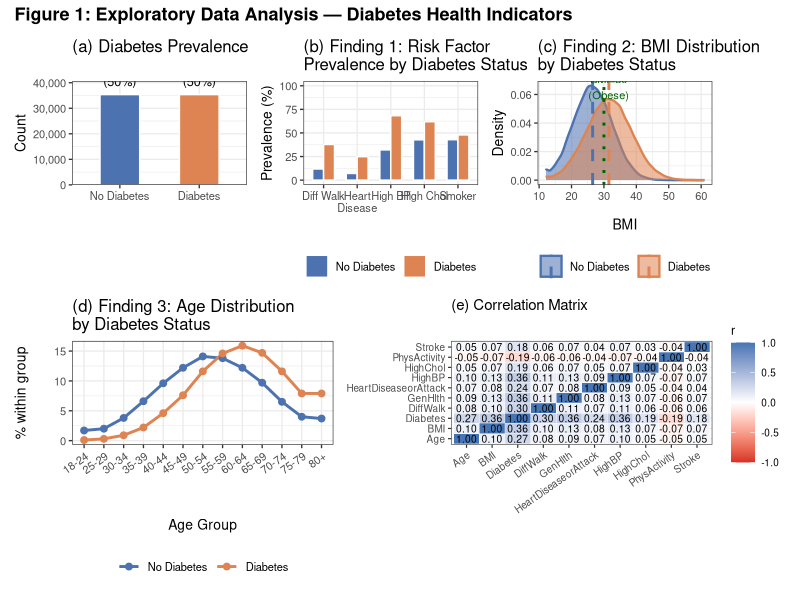
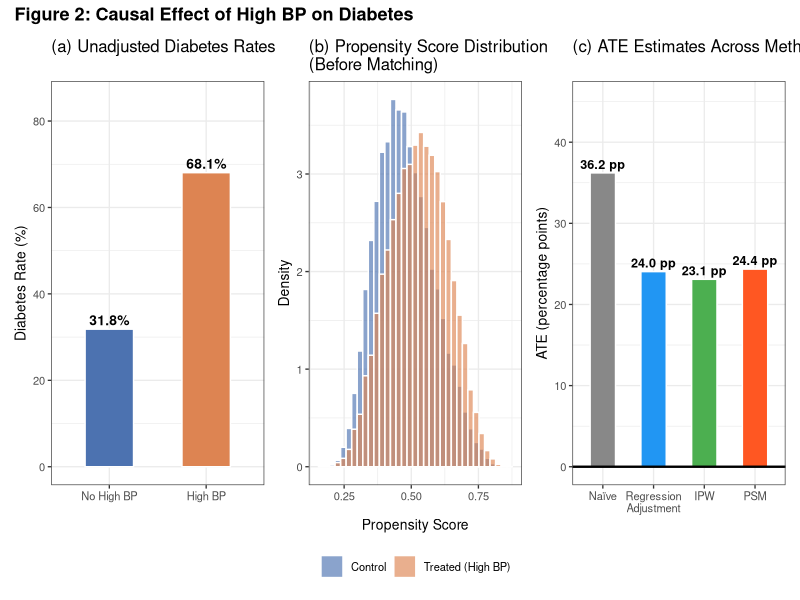
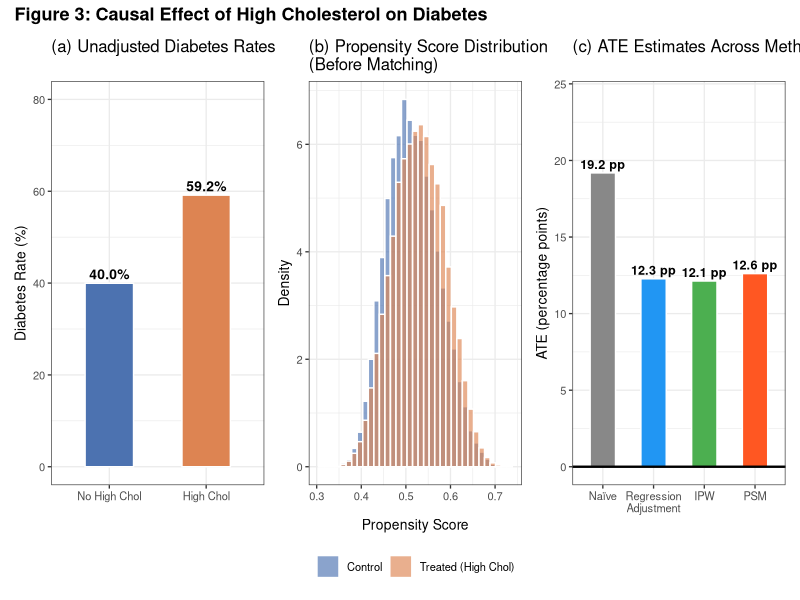
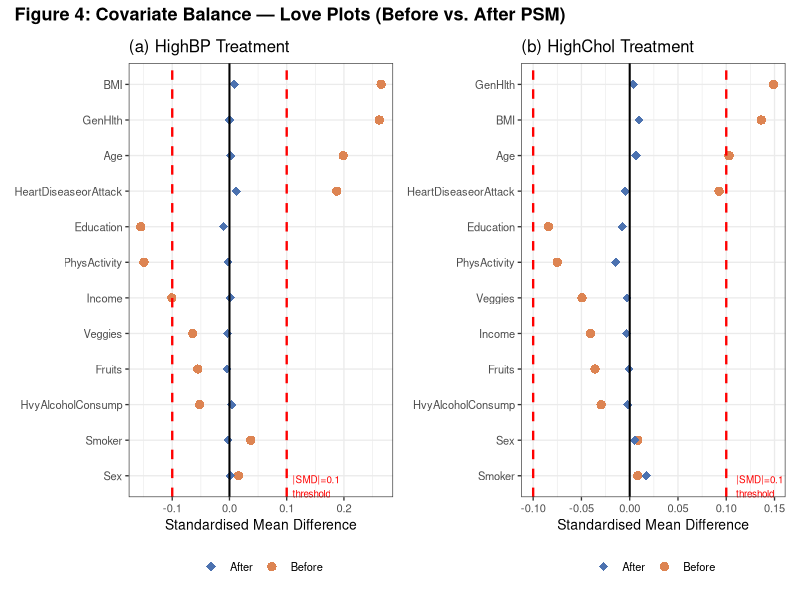

These charts were generated, in order, by the following R code:
# =============================================================================
# AN6105 Causal Inference — Graded Individual Assignment
# Part A: Causal Inference on Diabetes
# Dataset: CDC BRFSS 2015 Diabetes Health Indicators (diabetes_data.csv)
#          https://www.kaggle.com/datasets/prosperchuks/health-dataset/data
# =============================================================================
# Run in RStudio: Session > Set Working Directory > To Source File Location
# Then: Source (Ctrl+Shift+S) or run section by section

# ── 0. Setup ──────────────────────────────────────────────────────────────────
required_pkgs <- c("tidyverse", "ggplot2", "gridExtra", "patchwork",
                   "MatchIt", "scales", "MASS")
new_pkgs <- required_pkgs[!required_pkgs %in% installed.packages()[, "Package"]]
if (length(new_pkgs)) install.packages(new_pkgs)

library(tidyverse)
library(ggplot2)
library(gridExtra)
library(patchwork)
library(MatchIt)
library(scales)

set.seed(42)

# ── 1. Load data ──────────────────────────────────────────────────────────────
# Place diabetes_data.csv in the same folder as this script,
# or update the path below.
df <- read.csv("diabetes_data.csv")

cat("Raw column names detected:\n")
print(names(df))

# ── Normalise column names ────────────────────────────────────────────────────
# The Kaggle dataset may ship with different capitalisations or a
# 'Diabetes_binary' / 'Diabetes_012' target column depending on the file
# downloaded. This block maps every known variant to the expected names.

# (a) Standardise ALL names to Title-Case first
names(df) <- tools::toTitleCase(tolower(names(df)))

# (b) Common variant → canonical name mapping
col_aliases <- list(
  Diabetes           = c("Diabetes_Binary","Diabetes_012","Diabetesbinary",
                         "Diabetes012","Diabetestype"),
  Highbp             = c("High_Bp","Highbloodpressure","High_Blood_Pressure"),
  Highchol           = c("High_Chol","Highcholesterol","High_Cholesterol"),
  Cholcheck          = c("Chol_Check","Cholesterol_Check"),
  Physicallactivity  = c("Physactivity","Phys_Activity","Physical_Activity"),
  Hvyalcoholconsump  = c("Hvyalcohol","Heavy_Alcohol","Heavyalcohol"),
  Anyhealthcare      = c("Any_Healthcare","Anyhealthcoverage"),
  Nodocbccost        = c("Nodoc_Bc_Cost","No_Doc_Bc_Cost","Nodoccost"),
  Heartdiseaseorattack = c("Heart_Disease_Or_Attack","Heartdisease","Heartdiseaseattack"),
  Genhlth            = c("Gen_Hlth","General_Health","Generalhealth"),
  Menthlth           = c("Ment_Hlth","Mental_Health"),
  Physhlth           = c("Phys_Hlth","Physical_Health"),
  Diffwalk           = c("Diff_Walk","Difficulty_Walking")
)
for (canonical in names(col_aliases)) {
  for (alias in col_aliases[[canonical]]) {
    if (alias %in% names(df) && !canonical %in% names(df)) {
      names(df)[names(df) == alias] <- canonical
    }
  }
}

# (c) Rename Title-Case back to the names used throughout this script
name_map <- c(
  Diabetes             = "Diabetes",
  Highbp               = "HighBP",
  Highchol             = "HighChol",
  Cholcheck            = "CholCheck",
  Bmi                  = "BMI",
  Smoker               = "Smoker",
  Stroke               = "Stroke",
  Heartdiseaseorattack = "HeartDiseaseorAttack",
  Physactivity         = "PhysActivity",
  Physicallactivity    = "PhysActivity",
  Fruits               = "Fruits",
  Veggies              = "Veggies",
  Hvyalcoholconsump    = "HvyAlcoholConsump",
  Anyhealthcare        = "AnyHealthcare",
  Nodocbccost          = "NoDocbcCost",
  Genhlth              = "GenHlth",
  Menthlth             = "MentHlth",
  Physhlth             = "PhysHlth",
  Diffwalk             = "DiffWalk",
  Sex                  = "Sex",
  Age                  = "Age",
  Education            = "Education",
  Income               = "Income"
)
for (old in names(name_map)) {
  new <- name_map[[old]]
  if (old %in% names(df) && old != new) {
    names(df)[names(df) == old] <- new
  }
}

cat("\nNormalised column names:\n")
print(names(df))

# (d) If Diabetes has 3 levels (0/1/2), collapse: 0 = no diabetes, 1+2 = diabetes
if ("Diabetes" %in% names(df)) {
  vals <- sort(unique(df$Diabetes))
  if (length(vals) == 3 && all(vals == c(0,1,2))) {
    cat("\nNote: Diabetes column has 3 levels (0/1/2). Collapsing 1+2 → 1 (diabetic).\n")
    df$Diabetes <- ifelse(df$Diabetes == 0, 0, 1)
  }
}

# (e) Verify all required columns are present
required_cols <- c("Diabetes","HighBP","HighChol","BMI","Age","Sex",
                   "Education","Income","Smoker","PhysActivity",
                   "Fruits","Veggies","HvyAlcoholConsump",
                   "HeartDiseaseorAttack","GenHlth")
missing_cols <- setdiff(required_cols, names(df))
if (length(missing_cols) > 0) {
  stop(paste("Missing columns after normalisation:", paste(missing_cols, collapse=", "),
             "\nPlease check your CSV file."))
}
cat("\nAll required columns found. Proceeding with analysis.\n")

# Variable labels (for readable plots)
age_labels <- c("18-24","25-29","30-34","35-39","40-44","45-49",
                "50-54","55-59","60-64","65-69","70-74","75-79","80+")

df <- df %>%
  mutate(
    Diabetes_f  = factor(Diabetes,  levels = c(0,1), labels = c("No Diabetes","Diabetes")),
    HighBP_f    = factor(HighBP,    levels = c(0,1), labels = c("No High BP","High BP")),
    HighChol_f  = factor(HighChol,  levels = c(0,1), labels = c("No High Chol","High Chol")),
    Age_label   = factor(Age, levels = 1:13, labels = age_labels)
  )

cat("==================================================\n")
cat("DATASET OVERVIEW\n")
cat("==================================================\n")
cat(sprintf("Rows: %d   Columns: %d\n", nrow(df), ncol(df)))
cat(sprintf("Missing values: %d\n", sum(is.na(df))))
cat("\nDiabetes prevalence:\n")
print(table(df$Diabetes_f))
cat(sprintf("Diabetes rate: %.1f%%\n", mean(df$Diabetes)*100))


# =============================================================================
# Q1: DATA EXPLORATION — THREE KEY FINDINGS
# =============================================================================
cat("\n==================================================\n")
cat("Q1: DATA EXPLORATION\n")
cat("==================================================\n")

# ── Finding 1: Risk factor prevalence by diabetes status ──────────────────────
risk_vars <- c("HighBP","HighChol","Smoker","Stroke","HeartDiseaseorAttack",
               "PhysActivity","DiffWalk")
rf_table <- df %>%
  group_by(Diabetes_f) %>%
  summarise(across(all_of(risk_vars), ~ round(mean(.x)*100, 1)), .groups="drop")

cat("\nFINDING 1 — Risk Factor Prevalence (%) by Diabetes Status:\n")
print(as.data.frame(rf_table))

# ── Finding 2: BMI ────────────────────────────────────────────────────────────
bmi_stats <- df %>%
  group_by(Diabetes_f) %>%
  summarise(Mean = round(mean(BMI),2), Median = median(BMI),
            SD = round(sd(BMI),2), .groups="drop")
cat("\nFINDING 2 — BMI by Diabetes Status:\n")
print(bmi_stats)

# ── Finding 3: Age ────────────────────────────────────────────────────────────
cat("\nFINDING 3 — Age distribution (proportion within group):\n")
age_dist <- df %>%
  count(Diabetes_f, Age_label) %>%
  group_by(Diabetes_f) %>%
  mutate(pct = round(n/sum(n)*100, 1)) %>%
  ungroup()
print(age_dist %>% pivot_wider(id_cols=Age_label, names_from=Diabetes_f,
                               values_from=pct), n=13)

# ── Correlation matrix ────────────────────────────────────────────────────────
cor_vars <- c("Diabetes","HighBP","HighChol","BMI","Age",
              "Stroke","HeartDiseaseorAttack","GenHlth","DiffWalk","PhysActivity")
cor_mat  <- round(cor(df[, cor_vars]), 2)
cat("\nCorrelation Matrix (key variables):\n")
print(cor_mat)


# ── FIGURE 1: EDA ─────────────────────────────────────────────────────────────
pal2 <- c("No Diabetes" = "#4C72B0", "Diabetes" = "#DD8452")

# (a) Prevalence bar
p_prev <- ggplot(df, aes(x = Diabetes_f, fill = Diabetes_f)) +
  geom_bar(width = 0.5, colour = "white") +
  geom_text(stat = "count",
            aes(label = paste0(after_stat(count) %>% scales::comma(), "\n(",
                               round(after_stat(count)/nrow(df)*100,1),"%)")),
            vjust = -0.3, size = 3.2) +
  scale_fill_manual(values = pal2) +
  scale_y_continuous(labels = scales::comma, expand = expansion(mult = c(0,.15))) +
  labs(title = "(a) Diabetes Prevalence", x = NULL, y = "Count") +
  theme_bw(base_size = 10) + theme(legend.position = "none")

# (b) Risk factor prevalence
rf_long <- df %>%
  select(Diabetes_f, HighBP, HighChol, Smoker, HeartDiseaseorAttack, DiffWalk) %>%
  pivot_longer(-Diabetes_f, names_to = "Factor", values_to = "val") %>%
  group_by(Diabetes_f, Factor) %>%
  summarise(pct = mean(val)*100, .groups="drop") %>%
  mutate(Factor = recode(Factor,
    HighBP="High BP", HighChol="High Chol", Smoker="Smoker",
    HeartDiseaseorAttack="Heart\nDisease", DiffWalk="Diff Walk"))

p_rf <- ggplot(rf_long, aes(x = Factor, y = pct, fill = Diabetes_f)) +
  geom_col(position = "dodge", width = 0.65, colour = "white") +
  scale_fill_manual(values = pal2) +
  scale_y_continuous(limits = c(0,100)) +
  labs(title = "(b) Finding 1: Risk Factor\nPrevalence by Diabetes Status",
       x = NULL, y = "Prevalence (%)", fill = NULL) +
  theme_bw(base_size = 10) +
  theme(legend.position = "bottom", axis.text.x = element_text(size=8))

# (c) BMI density
p_bmi <- ggplot(df, aes(x = BMI, fill = Diabetes_f, colour = Diabetes_f)) +
  geom_density(alpha = 0.55, linewidth = 0.8) +
  geom_vline(data = bmi_stats, aes(xintercept = Mean, colour = Diabetes_f),
             linetype = "dashed", linewidth = 1) +
  geom_vline(xintercept = 30, colour = "darkgreen", linetype = "dotted", linewidth = 1) +
  annotate("text", x = 31.5, y = 0.065, label = "BMI=30\n(Obese)", size = 2.8,
           colour = "darkgreen") +
  scale_fill_manual(values  = pal2) +
  scale_colour_manual(values = pal2) +
  labs(title = "(c) Finding 2: BMI Distribution\nby Diabetes Status",
       x = "BMI", y = "Density", fill = NULL, colour = NULL) +
  theme_bw(base_size = 10) + theme(legend.position = "bottom")

# (d) Age distribution
p_age <- ggplot(age_dist, aes(x = Age_label, y = pct,
                              colour = Diabetes_f, group = Diabetes_f)) +
  geom_line(linewidth = 1) + geom_point(size = 2) +
  scale_colour_manual(values = pal2) +
  scale_x_discrete(guide = guide_axis(angle = 35)) +
  labs(title = "(d) Finding 3: Age Distribution\nby Diabetes Status",
       x = "Age Group", y = "% within group", colour = NULL) +
  theme_bw(base_size = 10) + theme(legend.position = "bottom")

# (e) Correlation heatmap
cor_long <- as.data.frame(cor_mat) %>%
  rownames_to_column("Var1") %>%
  pivot_longer(-Var1, names_to = "Var2", values_to = "r")

p_cor <- ggplot(cor_long, aes(x = Var1, y = Var2, fill = r)) +
  geom_tile(colour = "white") +
  geom_text(aes(label = sprintf("%.2f", r)), size = 2.6) +
  scale_fill_gradient2(low="#d73027", mid="white", high="#4575b4",
                       midpoint=0, limits=c(-1,1)) +
  scale_x_discrete(guide = guide_axis(angle = 35)) +
  labs(title = "(e) Correlation Matrix", x = NULL, y = NULL, fill = "r") +
  theme_bw(base_size = 9)

layout <- (p_prev | p_rf | p_bmi) / (p_age | p_cor) +
  plot_annotation(
    title = "Figure 1: Exploratory Data Analysis — Diabetes Health Indicators",
    theme = theme(plot.title = element_text(face="bold", size=13))
  )

ggsave("fig1_eda.png", layout, width=16, height=10, dpi=150)
cat("\nFig 1 saved: fig1_eda.png\n")


# =============================================================================
# CAUSAL INFERENCE SETUP
# =============================================================================
# Confounders for both analyses:
# Variables that plausibly affect BOTH the treatment (HighBP/HighChol) AND
# the outcome (Diabetes) — selected based on causal DAG reasoning.
#
# IMPORTANT: Education and Income are included as socioeconomic confounders.
# If you previously removed them to fix a "object not found" error, that issue
# is now resolved by the column-normalisation block above (Section 1).
# Do NOT remove Education or Income — omitting them biases the causal estimates.
confounders <- c("Age","BMI","Sex","Education","Income",
                 "Smoker","PhysActivity","Fruits","Veggies",
                 "HvyAlcoholConsump","HeartDiseaseorAttack","GenHlth")

formula_bp   <- as.formula(paste("HighBP ~",   paste(confounders, collapse=" + ")))
formula_chol <- as.formula(paste("HighChol ~", paste(confounders, collapse=" + ")))


# Helper: IPW (Horvitz-Thompson stabilised weights)
ipw_ate <- function(df, treat_col, outcome_col, confounders) {
  f <- as.formula(paste(treat_col, "~", paste(confounders, collapse=" + ")))
  ps_model <- glm(f, data=df, family=binomial())
  ps  <- fitted(ps_model)
  ps  <- pmin(pmax(ps, 0.01), 0.99)
  T   <- df[[treat_col]];  Y <- df[[outcome_col]]
  w1  <- T / ps;           w0 <- (1-T) / (1-ps)
  mu1 <- sum(w1*Y) / sum(w1)
  mu0 <- sum(w0*Y) / sum(w0)
  list(ate = mu1 - mu0, ps = ps)
}

# Helper: OLS regression adjustment
ols_ate <- function(df, treat_col, outcome_col, confounders) {
  f <- as.formula(paste(outcome_col, "~", treat_col, "+",
                        paste(confounders, collapse=" + ")))
  m <- lm(f, data=df)
  ci <- confint(m)[treat_col,]
  list(coef = coef(m)[treat_col],
       se   = summary(m)$coefficients[treat_col, "Std. Error"],
       pval = summary(m)$coefficients[treat_col, "Pr(>|t|)"],
       ci   = ci)
}

# Helper: SMD before/after matching (for Love plot)
smd_calc <- function(df_all, df_matched, treat_col, covars) {
  out <- lapply(covars, function(v) {
    grp <- function(d) {
      t1 <- d[[v]][d[[treat_col]]==1];  t0 <- d[[v]][d[[treat_col]]==0]
      smd <- (mean(t1)-mean(t0)) /
             sqrt((var(t1)+var(t0))/2 + 1e-9)
      smd
    }
    data.frame(Covariate=v, Before=grp(df_all), After=grp(df_matched))
  })
  do.call(rbind, out)
}


# =============================================================================
# Q2: CAUSAL EFFECT OF HIGH BP ON DIABETES
# =============================================================================
cat("\n==================================================\n")
cat("Q2: CAUSAL EFFECT OF HIGH BP ON DIABETES\n")
cat("==================================================\n")

# Naive association
naive_bp <- df %>% group_by(HighBP) %>% summarise(rate=mean(Diabetes), .groups="drop")
naive_ate_bp <- diff(naive_bp$rate)
ct_bp  <- table(df$HighBP, df$Diabetes)
or_bp  <- (ct_bp[2,2]*ct_bp[1,1]) / (ct_bp[2,1]*ct_bp[1,2])
chi_bp <- chisq.test(ct_bp)
cat(sprintf("\nNaïve diabetes rate: No HighBP=%.1f%%  HighBP=%.1f%%\n",
            naive_bp$rate[1]*100, naive_bp$rate[2]*100))
cat(sprintf("Naïve ATE: %.4f (%.1f pp)\n", naive_ate_bp, naive_ate_bp*100))
cat(sprintf("Crude OR: %.3f   Chi-sq p: %.2e\n", or_bp, chi_bp$p.value))

# Method 1: Regression Adjustment
res_ols_bp <- ols_ate(df, "HighBP", "Diabetes", confounders)
cat(sprintf("\nOLS Adjusted ATE: %.4f  SE=%.4f  p=%.2e  95%%CI=[%.4f, %.4f]\n",
            res_ols_bp$coef, res_ols_bp$se, res_ols_bp$pval,
            res_ols_bp$ci[1], res_ols_bp$ci[2]))

# Method 2: IPW
res_ipw_bp <- ipw_ate(df, "HighBP", "Diabetes", confounders)
cat(sprintf("IPW ATE: %.4f\n", res_ipw_bp$ate))

# Method 3: PSM (1:1 nearest-neighbour with caliper)
cat("\nRunning PSM for HighBP (this may take a moment)...\n")
m_bp <- matchit(formula_bp, data=df, method="nearest", distance="logit",
                ratio=1, caliper=0.02, replace=FALSE)
matched_bp <- match.data(m_bp)
ate_psm_bp <- mean(matched_bp$Diabetes[matched_bp$HighBP==1]) -
              mean(matched_bp$Diabetes[matched_bp$HighBP==0])

# Bootstrap SE for PSM
boot_psm_bp <- replicate(300, {
  idx1 <- sample(which(matched_bp$HighBP==1), replace=TRUE)
  idx0 <- sample(which(matched_bp$HighBP==0), replace=TRUE)
  mean(matched_bp$Diabetes[idx1]) - mean(matched_bp$Diabetes[idx0])
})
se_psm_bp <- sd(boot_psm_bp)
cat(sprintf("PSM ATE: %.4f  SE=%.4f  95%%CI=[%.4f, %.4f]\n",
            ate_psm_bp, se_psm_bp,
            ate_psm_bp - 1.96*se_psm_bp,
            ate_psm_bp + 1.96*se_psm_bp))
cat(sprintf("Matched sample: %d treated, %d control\n",
            sum(matched_bp$HighBP==1), sum(matched_bp$HighBP==0)))

# Summary table
cat("\nSUMMARY — Effect of HighBP on Diabetes:\n")
bp_summary <- data.frame(
  Method = c("Naïve (unadjusted)","Regression Adjustment","IPW","PSM"),
  ATE_pp = round(c(naive_ate_bp, res_ols_bp$coef,
                   res_ipw_bp$ate, ate_psm_bp)*100, 2)
)
print(bp_summary)


# =============================================================================
# Q3: CAUSAL EFFECT OF HIGH CHOL ON DIABETES
# =============================================================================
cat("\n==================================================\n")
cat("Q3: CAUSAL EFFECT OF HIGH CHOL ON DIABETES\n")
cat("==================================================\n")

naive_chol   <- df %>% group_by(HighChol) %>%
                  summarise(rate=mean(Diabetes), .groups="drop")
naive_ate_chol <- diff(naive_chol$rate)
ct_chol  <- table(df$HighChol, df$Diabetes)
or_chol  <- (ct_chol[2,2]*ct_chol[1,1]) / (ct_chol[2,1]*ct_chol[1,2])
chi_chol <- chisq.test(ct_chol)
cat(sprintf("\nNaïve diabetes rate: No HighChol=%.1f%%  HighChol=%.1f%%\n",
            naive_chol$rate[1]*100, naive_chol$rate[2]*100))
cat(sprintf("Naïve ATE: %.4f (%.1f pp)\n", naive_ate_chol, naive_ate_chol*100))
cat(sprintf("Crude OR: %.3f   Chi-sq p: %.2e\n", or_chol, chi_chol$p.value))

res_ols_chol <- ols_ate(df, "HighChol", "Diabetes", confounders)
cat(sprintf("\nOLS Adjusted ATE: %.4f  SE=%.4f  p=%.2e  95%%CI=[%.4f, %.4f]\n",
            res_ols_chol$coef, res_ols_chol$se, res_ols_chol$pval,
            res_ols_chol$ci[1], res_ols_chol$ci[2]))

res_ipw_chol <- ipw_ate(df, "HighChol", "Diabetes", confounders)
cat(sprintf("IPW ATE: %.4f\n", res_ipw_chol$ate))

cat("\nRunning PSM for HighChol (this may take a moment)...\n")
m_chol <- matchit(formula_chol, data=df, method="nearest", distance="logit",
                  ratio=1, caliper=0.02, replace=FALSE)
matched_chol <- match.data(m_chol)
ate_psm_chol <- mean(matched_chol$Diabetes[matched_chol$HighChol==1]) -
                mean(matched_chol$Diabetes[matched_chol$HighChol==0])

boot_psm_chol <- replicate(300, {
  idx1 <- sample(which(matched_chol$HighChol==1), replace=TRUE)
  idx0 <- sample(which(matched_chol$HighChol==0), replace=TRUE)
  mean(matched_chol$Diabetes[idx1]) - mean(matched_chol$Diabetes[idx0])
})
se_psm_chol <- sd(boot_psm_chol)
cat(sprintf("PSM ATE: %.4f  SE=%.4f  95%%CI=[%.4f, %.4f]\n",
            ate_psm_chol, se_psm_chol,
            ate_psm_chol - 1.96*se_psm_chol,
            ate_psm_chol + 1.96*se_psm_chol))

cat("\nSUMMARY — Effect of HighChol on Diabetes:\n")
chol_summary <- data.frame(
  Method = c("Naïve (unadjusted)","Regression Adjustment","IPW","PSM"),
  ATE_pp = round(c(naive_ate_chol, res_ols_chol$coef,
                   res_ipw_chol$ate, ate_psm_chol)*100, 2)
)
print(chol_summary)


# =============================================================================
# FIGURE 2: Causal Effect of High BP
# =============================================================================
method_cols <- c("Naïve"="#888888", "Regression\nAdjustment"="#2196F3",
                 "IPW"="#4CAF50", "PSM"="#FF5722")

# (a) unadjusted bar
p2a <- ggplot(naive_bp %>% mutate(HighBP_f=factor(HighBP,0:1,c("No High BP","High BP"))),
              aes(x=HighBP_f, y=rate*100, fill=HighBP_f)) +
  geom_col(width=0.5, colour="white") +
  geom_text(aes(label=sprintf("%.1f%%",rate*100)), vjust=-0.4, fontface="bold", size=3.5) +
  scale_fill_manual(values=c("No High BP"="#4C72B0","High BP"="#DD8452")) +
  scale_y_continuous(limits=c(0,85)) +
  labs(title="(a) Unadjusted Diabetes Rates", x=NULL, y="Diabetes Rate (%)") +
  theme_bw(base_size=10) + theme(legend.position="none")

# (b) propensity score distributions
ps_df_bp <- data.frame(
  ps    = res_ipw_bp$ps,
  Group = ifelse(df$HighBP==1,"Treated (High BP)","Control")
)
p2b <- ggplot(ps_df_bp, aes(x=ps, fill=Group)) +
  geom_histogram(aes(y=after_stat(density)), bins=35, alpha=0.65,
                 position="identity", colour="white") +
  scale_fill_manual(values=c("Control"="#4C72B0","Treated (High BP)"="#DD8452")) +
  labs(title="(b) Propensity Score Distribution\n(Before Matching)",
       x="Propensity Score", y="Density", fill=NULL) +
  theme_bw(base_size=10) + theme(legend.position="bottom")

# (c) ATE comparison
ates_bp <- data.frame(
  Method = c("Naïve","Regression\nAdjustment","IPW","PSM"),
  ATE    = c(naive_ate_bp, res_ols_bp$coef, res_ipw_bp$ate, ate_psm_bp)*100
)
ates_bp$Method <- factor(ates_bp$Method, levels=ates_bp$Method)
p2c <- ggplot(ates_bp, aes(x=Method, y=ATE, fill=Method)) +
  geom_col(width=0.5, colour="white") +
  geom_text(aes(label=sprintf("%.1f pp",ATE)), vjust=-0.4, fontface="bold", size=3.2) +
  geom_hline(yintercept=0, linewidth=0.8) +
  scale_fill_manual(values=method_cols) +
  scale_y_continuous(limits=c(0, max(ates_bp$ATE)*1.25)) +
  labs(title="(c) ATE Estimates Across Methods",
       x=NULL, y="ATE (percentage points)") +
  theme_bw(base_size=10) + theme(legend.position="none")

fig2 <- (p2a | p2b | p2c) +
  plot_annotation(
    title="Figure 2: Causal Effect of High BP on Diabetes",
    theme=theme(plot.title=element_text(face="bold",size=13))
  )
ggsave("fig2_highbp_causal.png", fig2, width=16, height=5, dpi=150)
cat("\nFig 2 saved: fig2_highbp_causal.png\n")


# =============================================================================
# FIGURE 3: Causal Effect of High Cholesterol
# =============================================================================
p3a <- ggplot(naive_chol %>%
                mutate(HighChol_f=factor(HighChol,0:1,c("No High Chol","High Chol"))),
              aes(x=HighChol_f, y=rate*100, fill=HighChol_f)) +
  geom_col(width=0.5, colour="white") +
  geom_text(aes(label=sprintf("%.1f%%",rate*100)), vjust=-0.4, fontface="bold", size=3.5) +
  scale_fill_manual(values=c("No High Chol"="#4C72B0","High Chol"="#DD8452")) +
  scale_y_continuous(limits=c(0,80)) +
  labs(title="(a) Unadjusted Diabetes Rates", x=NULL, y="Diabetes Rate (%)") +
  theme_bw(base_size=10) + theme(legend.position="none")

ps_df_chol <- data.frame(
  ps    = res_ipw_chol$ps,
  Group = ifelse(df$HighChol==1,"Treated (High Chol)","Control")
)
p3b <- ggplot(ps_df_chol, aes(x=ps, fill=Group)) +
  geom_histogram(aes(y=after_stat(density)), bins=35, alpha=0.65,
                 position="identity", colour="white") +
  scale_fill_manual(values=c("Control"="#4C72B0","Treated (High Chol)"="#DD8452")) +
  labs(title="(b) Propensity Score Distribution\n(Before Matching)",
       x="Propensity Score", y="Density", fill=NULL) +
  theme_bw(base_size=10) + theme(legend.position="bottom")

ates_chol <- data.frame(
  Method = c("Naïve","Regression\nAdjustment","IPW","PSM"),
  ATE    = c(naive_ate_chol, res_ols_chol$coef, res_ipw_chol$ate, ate_psm_chol)*100
)
ates_chol$Method <- factor(ates_chol$Method, levels=ates_chol$Method)
p3c <- ggplot(ates_chol, aes(x=Method, y=ATE, fill=Method)) +
  geom_col(width=0.5, colour="white") +
  geom_text(aes(label=sprintf("%.1f pp",ATE)), vjust=-0.4, fontface="bold", size=3.2) +
  geom_hline(yintercept=0, linewidth=0.8) +
  scale_fill_manual(values=method_cols) +
  scale_y_continuous(limits=c(0, max(ates_chol$ATE)*1.25)) +
  labs(title="(c) ATE Estimates Across Methods",
       x=NULL, y="ATE (percentage points)") +
  theme_bw(base_size=10) + theme(legend.position="none")

fig3 <- (p3a | p3b | p3c) +
  plot_annotation(
    title="Figure 3: Causal Effect of High Cholesterol on Diabetes",
    theme=theme(plot.title=element_text(face="bold",size=13))
  )
ggsave("fig3_highchol_causal.png", fig3, width=16, height=5, dpi=150)
cat("Fig 3 saved: fig3_highchol_causal.png\n")


# =============================================================================
# FIGURE 4: Love Plots — Covariate Balance (PSM)
# =============================================================================
smd_bp_df   <- smd_calc(df, matched_bp,   "HighBP",   confounders)
smd_chol_df <- smd_calc(df, matched_chol, "HighChol", confounders)

make_love_plot <- function(smd_df, title) {
  smd_long <- smd_df %>%
    arrange(abs(Before)) %>%
    mutate(Covariate = factor(Covariate, levels=Covariate)) %>%
    pivot_longer(c(Before, After), names_to="Timing", values_to="SMD")
  ggplot(smd_long, aes(x=SMD, y=Covariate, colour=Timing, shape=Timing)) +
    geom_point(size=2.8) +
    geom_vline(xintercept=0,   colour="black",  linewidth=0.7) +
    geom_vline(xintercept= 0.1, colour="red", linetype="dashed", linewidth=0.8) +
    geom_vline(xintercept=-0.1, colour="red", linetype="dashed", linewidth=0.8) +
    scale_colour_manual(values=c(Before="#DD8452", After="#4C72B0")) +
    scale_shape_manual(values=c(Before=16, After=18)) +
    labs(title=title, x="Standardised Mean Difference", y=NULL,
         colour=NULL, shape=NULL) +
    theme_bw(base_size=10) +
    theme(legend.position="bottom") +
    annotate("text", x=0.11, y=0.7, label="|SMD|=0.1\nthreshold",
             colour="red", size=2.5, hjust=0)
}

p4a <- make_love_plot(smd_bp_df,   "(a) HighBP Treatment")
p4b <- make_love_plot(smd_chol_df, "(b) HighChol Treatment")

fig4 <- (p4a | p4b) +
  plot_annotation(
    title="Figure 4: Covariate Balance — Love Plots (Before vs. After PSM)",
    theme=theme(plot.title=element_text(face="bold",size=13))
  )
ggsave("fig4_love_plots.png", fig4, width=14, height=6, dpi=150)
cat("Fig 4 saved: fig4_love_plots.png\n")


# =============================================================================
# FINAL SUMMARY
# =============================================================================
cat("\n==================================================\n")
cat("FINAL RESULTS SUMMARY\n")
cat("==================================================\n")
cat(sprintf("
HighBP → Diabetes:
  Naïve ATE:            %.4f  (%.1f pp)
  Regression Adjustment: %.4f  (SE=%.4f, p=%.2e)
  IPW:                  %.4f
  PSM:                  %.4f  (SE=%.4f, 95%%CI=[%.4f, %.4f])

HighChol → Diabetes:
  Naïve ATE:            %.4f  (%.1f pp)
  Regression Adjustment: %.4f  (SE=%.4f, p=%.2e)
  IPW:                  %.4f
  PSM:                  %.4f  (SE=%.4f, 95%%CI=[%.4f, %.4f])
",
naive_ate_bp,  naive_ate_bp*100,
res_ols_bp$coef,  res_ols_bp$se,  res_ols_bp$pval,
res_ipw_bp$ate,
ate_psm_bp, se_psm_bp, ate_psm_bp-1.96*se_psm_bp, ate_psm_bp+1.96*se_psm_bp,

naive_ate_chol,  naive_ate_chol*100,
res_ols_chol$coef,  res_ols_chol$se,  res_ols_chol$pval,
res_ipw_chol$ate,
ate_psm_chol, se_psm_chol, ate_psm_chol-1.96*se_psm_chol, ate_psm_chol+1.96*se_psm_chol
))

cat("All figures saved. Now regenerating Word document...\n")
